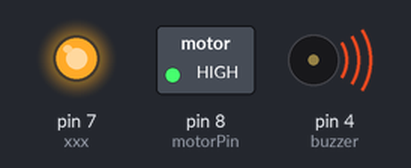
The sketch below on a simulated Arduino Uno, built with avr-gcc and run on an emulated ATmega328P. Parts: switched loads named in the sketch (green lamp = pin HIGH), output pins drawn as LEDs (lit = HIGH), buzzer (waves = sounding).

Above: at 0.1 s.
Timing chart, 0 to 1.6 s (numbered marks = the images above):
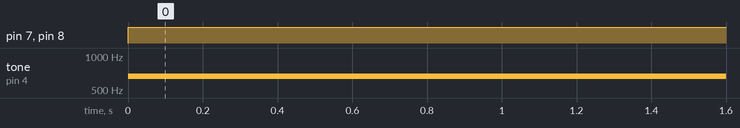

The sketch:

sketch_mar24a.ino
```cpp
#include "pitches.h"

// change this to make the song slower or faster
int tempo = 200;
int tempo2 = 144;
int tempo3 = 115;
int tempo4 = 140;
int tempoRR = 114;

// change this to whichever pin you want to use
int buzzer = 4;

// notes of the moledy followed by the duration.
// a 4 means a quarter note, 8 an eighteenth , 16 sixteenth, so on
// !!negative numbers are used to represent dotted notes,
// so -4 means a dotted quarter note, that is, a quarter plus an eighteenth!!
// int melody[] = {

//   // Super Mario Bros theme
//   // Score available at https://musescore.com/user/2123/scores/2145
//   // Theme by Koji Kondo

//   NOTE_E5,8, NOTE_E5,8, REST,8, NOTE_E5,8, REST,8, NOTE_C5,8, NOTE_E5,8, //1
//   NOTE_G5,4, REST,4, NOTE_G4,8, REST,4,
//   NOTE_C5,-4, NOTE_G4,8, REST,4, NOTE_E4,-4, // 3
//   NOTE_A4,4, NOTE_B4,4, NOTE_AS4,8, NOTE_A4,4,
//   NOTE_G4,-8, NOTE_E5,-8, NOTE_G5,-8, NOTE_A5,4, NOTE_F5,8, NOTE_G5,8,
//   REST,8, NOTE_E5,4,NOTE_C5,8, NOTE_D5,8, NOTE_B4,-4,
//   NOTE_C5,-4, NOTE_G4,8, REST,4, NOTE_E4,-4, // repeats from 3
//   NOTE_A4,4, NOTE_B4,4, NOTE_AS4,8, NOTE_A4,4,
//   NOTE_G4,-8, NOTE_E5,-8, NOTE_G5,-8, NOTE_A5,4, NOTE_F5,8, NOTE_G5,8,
//   REST,8, NOTE_E5,4,NOTE_C5,8, NOTE_D5,8, NOTE_B4,-4,


//   REST,4, NOTE_G5,8, NOTE_FS5,8, NOTE_F5,8, NOTE_DS5,4, NOTE_E5,8,//7
//   REST,8, NOTE_GS4,8, NOTE_A4,8, NOTE_C4,8, REST,8, NOTE_A4,8, NOTE_C5,8, NOTE_D5,8,
//   REST,4, NOTE_DS5,4, REST,8, NOTE_D5,-4,
//   NOTE_C5,2, REST,2,

//   REST,4, NOTE_G5,8, NOTE_FS5,8, NOTE_F5,8, NOTE_DS5,4, NOTE_E5,8,//repeats from 7
//   REST,8, NOTE_GS4,8, NOTE_A4,8, NOTE_C4,8, REST,8, NOTE_A4,8, NOTE_C5,8, NOTE_D5,8,
//   REST,4, NOTE_DS5,4, REST,8, NOTE_D5,-4,
//   NOTE_C5,2, REST,2,

//   NOTE_C5,8, NOTE_C5,4, NOTE_C5,8, REST,8, NOTE_C5,8, NOTE_D5,4,//11
//   NOTE_E5,8, NOTE_C5,4, NOTE_A4,8, NOTE_G4,2,

//   NOTE_C5,8, NOTE_C5,4, NOTE_C5,8, REST,8, NOTE_C5,8, NOTE_D5,8, NOTE_E5,8,//13
//   REST,1,
//   NOTE_C5,8, NOTE_C5,4, NOTE_C5,8, REST,8, NOTE_C5,8, NOTE_D5,4,
//   NOTE_E5,8, NOTE_C5,4, NOTE_A4,8, NOTE_G4,2,
//   NOTE_E5,8, NOTE_E5,8, REST,8, NOTE_E5,8, REST,8, NOTE_C5,8, NOTE_E5,4,
//   NOTE_G5,4, REST,4, NOTE_G4,4, REST,4,
//   NOTE_C5,-4, NOTE_G4,8, REST,4, NOTE_E4,-4, // 19

//   NOTE_A4,4, NOTE_B4,4, NOTE_AS4,8, NOTE_A4,4,
//   NOTE_G4,-8, NOTE_E5,-8, NOTE_G5,-8, NOTE_A5,4, NOTE_F5,8, NOTE_G5,8,
//   REST,8, NOTE_E5,4, NOTE_C5,8, NOTE_D5,8, NOTE_B4,-4,

//   NOTE_C5,-4, NOTE_G4,8, REST,4, NOTE_E4,-4, // repeats from 19
//   NOTE_A4,4, NOTE_B4,4, NOTE_AS4,8, NOTE_A4,4,
//   NOTE_G4,-8, NOTE_E5,-8, NOTE_G5,-8, NOTE_A5,4, NOTE_F5,8, NOTE_G5,8,
//   REST,8, NOTE_E5,4, NOTE_C5,8, NOTE_D5,8, NOTE_B4,-4,

//   NOTE_E5,8, NOTE_C5,4, NOTE_G4,8, REST,4, NOTE_GS4,4,//23
//   NOTE_A4,8, NOTE_F5,4, NOTE_F5,8, NOTE_A4,2,
//   NOTE_D5,-8, NOTE_A5,-8, NOTE_A5,-8, NOTE_A5,-8, NOTE_G5,-8, NOTE_F5,-8,

//   NOTE_E5,8, NOTE_C5,4, NOTE_A4,8, NOTE_G4,2, //26
//   NOTE_E5,8, NOTE_C5,4, NOTE_G4,8, REST,4, NOTE_GS4,4,
//   NOTE_A4,8, NOTE_F5,4, NOTE_F5,8, NOTE_A4,2,
//   NOTE_B4,8, NOTE_F5,4, NOTE_F5,8, NOTE_F5,-8, NOTE_E5,-8, NOTE_D5,-8,
//   NOTE_C5,8, NOTE_E4,4, NOTE_E4,8, NOTE_C4,2,

//   NOTE_E5,8, NOTE_C5,4, NOTE_G4,8, REST,4, NOTE_GS4,4,//repeats from 23
//   NOTE_A4,8, NOTE_F5,4, NOTE_F5,8, NOTE_A4,2,
//   NOTE_D5,-8, NOTE_A5,-8, NOTE_A5,-8, NOTE_A5,-8, NOTE_G5,-8, NOTE_F5,-8,

//   NOTE_E5,8, NOTE_C5,4, NOTE_A4,8, NOTE_G4,2, //26
//   NOTE_E5,8, NOTE_C5,4, NOTE_G4,8, REST,4, NOTE_GS4,4,
//   NOTE_A4,8, NOTE_F5,4, NOTE_F5,8, NOTE_A4,2,
//   NOTE_B4,8, NOTE_F5,4, NOTE_F5,8, NOTE_F5,-8, NOTE_E5,-8, NOTE_D5,-8,
//   NOTE_C5,8, NOTE_E4,4, NOTE_E4,8, NOTE_C4,2,
//   NOTE_C5,8, NOTE_C5,4, NOTE_C5,8, REST,8, NOTE_C5,8, NOTE_D5,8, NOTE_E5,8,
//   REST,1,

//   NOTE_C5,8, NOTE_C5,4, NOTE_C5,8, REST,8, NOTE_C5,8, NOTE_D5,4, //33
//   NOTE_E5,8, NOTE_C5,4, NOTE_A4,8, NOTE_G4,2,
//   NOTE_E5,8, NOTE_E5,8, REST,8, NOTE_E5,8, REST,8, NOTE_C5,8, NOTE_E5,4,
//   NOTE_G5,4, REST,4, NOTE_G4,4, REST,4,
//   NOTE_E5,8, NOTE_C5,4, NOTE_G4,8, REST,4, NOTE_GS4,4,
//   NOTE_A4,8, NOTE_F5,4, NOTE_F5,8, NOTE_A4,2,
//   NOTE_D5,-8, NOTE_A5,-8, NOTE_A5,-8, NOTE_A5,-8, NOTE_G5,-8, NOTE_F5,-8,

//   NOTE_E5,8, NOTE_C5,4, NOTE_A4,8, NOTE_G4,2, //40
//   NOTE_E5,8, NOTE_C5,4, NOTE_G4,8, REST,4, NOTE_GS4,4,
//   NOTE_A4,8, NOTE_F5,4, NOTE_F5,8, NOTE_A4,2,
//   NOTE_B4,8, NOTE_F5,4, NOTE_F5,8, NOTE_F5,-8, NOTE_E5,-8, NOTE_D5,-8,
//   NOTE_C5,8, NOTE_E4,4, NOTE_E4,8, NOTE_C4,2,

//   //game over sound
//   NOTE_C5,-4, NOTE_G4,-4, NOTE_E4,4, //45
//   NOTE_A4,-8, NOTE_B4,-8, NOTE_A4,-8, NOTE_GS4,-8, NOTE_AS4,-8, NOTE_GS4,-8,
//   NOTE_G4,8, NOTE_D4,8, NOTE_E4,-2,

// };

// int LOZmelody[] = {
//   //Based on the arrangement at https://www.flutetunes.com/tunes.php?id=169

//   NOTE_AS4,-2,  NOTE_F4,8,  NOTE_F4,8,  NOTE_AS4,8,//1
//   NOTE_GS4,16,  NOTE_FS4,16,  NOTE_GS4,-2,
//   NOTE_AS4,-2,  NOTE_FS4,8,  NOTE_FS4,8,  NOTE_AS4,8,
//   NOTE_A4,16,  NOTE_G4,16,  NOTE_A4,-2,
//   REST,1,

//   NOTE_AS4,4,  NOTE_F4,-4,  NOTE_AS4,8,  NOTE_AS4,16,  NOTE_C5,16, NOTE_D5,16, NOTE_DS5,16,//7
//   NOTE_F5,2,  NOTE_F5,8,  NOTE_F5,8,  NOTE_F5,8,  NOTE_FS5,16, NOTE_GS5,16,
//   NOTE_AS5,-2,  NOTE_AS5,8,  NOTE_AS5,8,  NOTE_GS5,8,  NOTE_FS5,16,
//   NOTE_GS5,-8,  NOTE_FS5,16,  NOTE_F5,2,  NOTE_F5,4,

//   NOTE_DS5,-8, NOTE_F5,16, NOTE_FS5,2, NOTE_F5,8, NOTE_DS5,8, //11
//   NOTE_CS5,-8, NOTE_DS5,16, NOTE_F5,2, NOTE_DS5,8, NOTE_CS5,8,
//   NOTE_C5,-8, NOTE_D5,16, NOTE_E5,2, NOTE_G5,8,
//   NOTE_F5,16, NOTE_F4,16, NOTE_F4,16, NOTE_F4,16,NOTE_F4,16,NOTE_F4,16,NOTE_F4,16,NOTE_F4,16,NOTE_F4,8, NOTE_F4,16,NOTE_F4,8,

//   NOTE_AS4,4,  NOTE_F4,-4,  NOTE_AS4,8,  NOTE_AS4,16,  NOTE_C5,16, NOTE_D5,16, NOTE_DS5,16,//15
//   NOTE_F5,2,  NOTE_F5,8,  NOTE_F5,8,  NOTE_F5,8,  NOTE_FS5,16, NOTE_GS5,16,
//   NOTE_AS5,-2, NOTE_CS6,4,
//   NOTE_C6,4, NOTE_A5,2, NOTE_F5,4,
//   NOTE_FS5,-2, NOTE_AS5,4,
//   NOTE_A5,4, NOTE_F5,2, NOTE_F5,4,

//   NOTE_FS5,-2, NOTE_AS5,4,
//   NOTE_A5,4, NOTE_F5,2, NOTE_D5,4,
//   NOTE_DS5,-2, NOTE_FS5,4,
//   NOTE_F5,4, NOTE_CS5,2, NOTE_AS4,4,
//   NOTE_C5,-8, NOTE_D5,16, NOTE_E5,2, NOTE_G5,8,
//   NOTE_F5,16, NOTE_F4,16, NOTE_F4,16, NOTE_F4,16,NOTE_F4,16,NOTE_F4,16,NOTE_F4,16,NOTE_F4,16,NOTE_F4,8, NOTE_F4,16,NOTE_F4,8

// };

// int melodyCant[] = {
//   // Cantina BAnd - Star wars
//   // Score available at https://musescore.com/user/6795541/scores/1606876
//   NOTE_B4,-4, NOTE_E5,-4, NOTE_B4,-4, NOTE_E5,-4,
//   NOTE_B4,8,  NOTE_E5,-4, NOTE_B4,8, REST,8,  NOTE_AS4,8, NOTE_B4,8,
//   NOTE_B4,8,  NOTE_AS4,8, NOTE_B4,8, NOTE_A4,8, REST,8, NOTE_GS4,8, NOTE_A4,8, NOTE_G4,8,
//   NOTE_G4,4,  NOTE_E4,-2,
//   NOTE_B4,-4, NOTE_E5,-4, NOTE_B4,-4, NOTE_E5,-4,
//   NOTE_B4,8,  NOTE_E5,-4, NOTE_B4,8, REST,8,  NOTE_AS4,8, NOTE_B4,8,

//   NOTE_A4,-4, NOTE_A4,-4, NOTE_GS4,8, NOTE_A4,-4,
//   NOTE_D5,8,  NOTE_C5,-4, NOTE_B4,-4, NOTE_A4,-4,
//   NOTE_B4,-4, NOTE_E5,-4, NOTE_B4,-4, NOTE_E5,-4,
//   NOTE_B4,8,  NOTE_E5,-4, NOTE_B4,8, REST,8,  NOTE_AS4,8, NOTE_B4,8,
//   NOTE_D5,4, NOTE_D5,-4, NOTE_B4,8, NOTE_A4,-4,
//   NOTE_G4,-4, NOTE_E4,-2,
//   NOTE_E4, 2, NOTE_G4,2,
//   NOTE_B4, 2, NOTE_D5,2,

//   NOTE_F5, -4, NOTE_E5,-4, NOTE_AS4,8, NOTE_AS4,8, NOTE_B4,4, NOTE_G4,4,

// };

int melodyTetris[] = {

  //Based on the arrangement at https://www.flutetunes.com/tunes.php?id=192

  NOTE_E5, 4,  NOTE_B4,8,  NOTE_C5,8,  NOTE_D5,4,  NOTE_C5,8,  NOTE_B4,8,
  NOTE_A4, 4,  NOTE_A4,8,  NOTE_C5,8,  NOTE_E5,4,  NOTE_D5,8,  NOTE_C5,8,
  NOTE_B4, -4,  NOTE_C5,8,  NOTE_D5,4,  NOTE_E5,4,
  NOTE_C5, 4,  NOTE_A4,4,  NOTE_A4,8,  NOTE_A4,4,  NOTE_B4,8,  NOTE_C5,8,

  NOTE_D5, -4,  NOTE_F5,8,  NOTE_A5,4,  NOTE_G5,8,  NOTE_F5,8,
  NOTE_E5, -4,  NOTE_C5,8,  NOTE_E5,4,  NOTE_D5,8,  NOTE_C5,8,
  NOTE_B4, 4,  NOTE_B4,8,  NOTE_C5,8,  NOTE_D5,4,  NOTE_E5,4,
  NOTE_C5, 4,  NOTE_A4,4,  NOTE_A4,4, REST, 4,

  NOTE_E5, 4,  NOTE_B4,8,  NOTE_C5,8,  NOTE_D5,4,  NOTE_C5,8,  NOTE_B4,8,
  NOTE_A4, 4,  NOTE_A4,8,  NOTE_C5,8,  NOTE_E5,4,  NOTE_D5,8,  NOTE_C5,8,
  NOTE_B4, -4,  NOTE_C5,8,  NOTE_D5,4,  NOTE_E5,4,
  NOTE_C5, 4,  NOTE_A4,4,  NOTE_A4,8,  NOTE_A4,4,  NOTE_B4,8,  NOTE_C5,8,

  NOTE_D5, -4,  NOTE_F5,8,  NOTE_A5,4,  NOTE_G5,8,  NOTE_F5,8,
  NOTE_E5, -4,  NOTE_C5,8,  NOTE_E5,4,  NOTE_D5,8,  NOTE_C5,8,
  NOTE_B4, 4,  NOTE_B4,8,  NOTE_C5,8,  NOTE_D5,4,  NOTE_E5,4,
  NOTE_C5, 4,  NOTE_A4,4,  NOTE_A4,4, REST, 4,


  NOTE_E5,2,  NOTE_C5,2,
  NOTE_D5,2,   NOTE_B4,2,
  NOTE_C5,2,   NOTE_A4,2,
  NOTE_GS4,2,  NOTE_B4,4,  REST,8,
  NOTE_E5,2,   NOTE_C5,2,
  NOTE_D5,2,   NOTE_B4,2,
  NOTE_C5,4,   NOTE_E5,4,  NOTE_A5,2,
  NOTE_GS5,2,

};


// int melodyRR[] = {

//   // Never Gonna Give You Up - Rick Astley
//   // Score available at https://musescore.com/chlorondria_5/never-gonna-give-you-up_alto-sax
//   // Arranged by Chlorondria

//   NOTE_D5,-4, NOTE_E5,-4, NOTE_A4,4, //1
//   NOTE_E5,-4, NOTE_FS5,-4, NOTE_A5,16, NOTE_G5,16, NOTE_FS5,8,
//   NOTE_D5,-4, NOTE_E5,-4, NOTE_A4,2,
//   NOTE_A4,16, NOTE_A4,16, NOTE_B4,16, NOTE_D5,8, NOTE_D5,16,
//   NOTE_D5,-4, NOTE_E5,-4, NOTE_A4,4, //repeat from 1
//   NOTE_E5,-4, NOTE_FS5,-4, NOTE_A5,16, NOTE_G5,16, NOTE_FS5,8,
//   NOTE_D5,-4, NOTE_E5,-4, NOTE_A4,2,
//   NOTE_A4,16, NOTE_A4,16, NOTE_B4,16, NOTE_D5,8, NOTE_D5,16,
//   REST,4, NOTE_B4,8, NOTE_CS5,8, NOTE_D5,8, NOTE_D5,8, NOTE_E5,8, NOTE_CS5,-8,
//   NOTE_B4,16, NOTE_A4,2, REST,4,

//   REST,8, NOTE_B4,8, NOTE_B4,8, NOTE_CS5,8, NOTE_D5,8, NOTE_B4,4, NOTE_A4,8, //7
//   NOTE_A5,8, REST,8, NOTE_A5,8, NOTE_E5,-4, REST,4,
//   NOTE_B4,8, NOTE_B4,8, NOTE_CS5,8, NOTE_D5,8, NOTE_B4,8, NOTE_D5,8, NOTE_E5,8, REST,8,
//   REST,8, NOTE_CS5,8, NOTE_B4,8, NOTE_A4,-4, REST,4,
//   REST,8, NOTE_B4,8, NOTE_B4,8, NOTE_CS5,8, NOTE_D5,8, NOTE_B4,8, NOTE_A4,4,
//   NOTE_E5,8, NOTE_E5,8, NOTE_E5,8, NOTE_FS5,8, NOTE_E5,4, REST,4,

//   NOTE_D5,2, NOTE_E5,8, NOTE_FS5,8, NOTE_D5,8, //13
//   NOTE_E5,8, NOTE_E5,8, NOTE_E5,8, NOTE_FS5,8, NOTE_E5,4, NOTE_A4,4,
//   REST,2, NOTE_B4,8, NOTE_CS5,8, NOTE_D5,8, NOTE_B4,8,
//   REST,8, NOTE_E5,8, NOTE_FS5,8, NOTE_E5,-4, NOTE_A4,16, NOTE_B4,16, NOTE_D5,16, NOTE_B4,16,
//   NOTE_FS5,-8, NOTE_FS5,-8, NOTE_E5,-4, NOTE_A4,16, NOTE_B4,16, NOTE_D5,16, NOTE_B4,16,

//   NOTE_E5,-8, NOTE_E5,-8, NOTE_D5,-8, NOTE_CS5,16, NOTE_B4,-8, NOTE_A4,16, NOTE_B4,16, NOTE_D5,16, NOTE_B4,16, //18
//   NOTE_D5,4, NOTE_E5,8, NOTE_CS5,-8, NOTE_B4,16, NOTE_A4,8, NOTE_A4,8, NOTE_A4,8,
//   NOTE_E5,4, NOTE_D5,2, NOTE_A4,16, NOTE_B4,16, NOTE_D5,16, NOTE_B4,16,
//   NOTE_FS5,-8, NOTE_FS5,-8, NOTE_E5,-4, NOTE_A4,16, NOTE_B4,16, NOTE_D5,16, NOTE_B4,16,
//   NOTE_A5,4, NOTE_CS5,8, NOTE_D5,-8, NOTE_CS5,16, NOTE_B4,8, NOTE_A4,16, NOTE_B4,16, NOTE_D5,16, NOTE_B4,16,

//   NOTE_D5,4, NOTE_E5,8, NOTE_CS5,-8, NOTE_B4,16, NOTE_A4,4, NOTE_A4,8,  //23
//   NOTE_E5,4, NOTE_D5,2, REST,4,
//   REST,8, NOTE_B4,8, NOTE_D5,8, NOTE_B4,8, NOTE_D5,8, NOTE_E5,4, REST,8,
//   REST,8, NOTE_CS5,8, NOTE_B4,8, NOTE_A4,-4, REST,4,
//   REST,8, NOTE_B4,8, NOTE_B4,8, NOTE_CS5,8, NOTE_D5,8, NOTE_B4,8, NOTE_A4,4,
//   REST,8, NOTE_A5,8, NOTE_A5,8, NOTE_E5,8, NOTE_FS5,8, NOTE_E5,8, NOTE_D5,8,

//   REST,8, NOTE_A4,8, NOTE_B4,8, NOTE_CS5,8, NOTE_D5,8, NOTE_B4,8, //29
//   REST,8, NOTE_CS5,8, NOTE_B4,8, NOTE_A4,-4, REST,4,
//   NOTE_B4,8, NOTE_B4,8, NOTE_CS5,8, NOTE_D5,8, NOTE_B4,8, NOTE_A4,4, REST,8,
//   REST,8, NOTE_E5,8, NOTE_E5,8, NOTE_FS5,4, NOTE_E5,-4,
//   NOTE_D5,2, NOTE_D5,8, NOTE_E5,8, NOTE_FS5,8, NOTE_E5,4,
//   NOTE_E5,8, NOTE_E5,8, NOTE_FS5,8, NOTE_E5,8, NOTE_A4,8, NOTE_A4,4,

//   REST,-4, NOTE_A4,8, NOTE_B4,8, NOTE_CS5,8, NOTE_D5,8, NOTE_B4,8, //35
//   REST,8, NOTE_E5,8, NOTE_FS5,8, NOTE_E5,-4, NOTE_A4,16, NOTE_B4,16, NOTE_D5,16, NOTE_B4,16,
//   NOTE_FS5,-8, NOTE_FS5,-8, NOTE_E5,-4, NOTE_A4,16, NOTE_B4,16, NOTE_D5,16, NOTE_B4,16,
//   NOTE_E5,-8, NOTE_E5,-8, NOTE_D5,-8, NOTE_CS5,16, NOTE_B4,8, NOTE_A4,16, NOTE_B4,16, NOTE_D5,16, NOTE_B4,16,
//   NOTE_D5,4, NOTE_E5,8, NOTE_CS5,-8, NOTE_B4,16, NOTE_A4,4, NOTE_A4,8,

//    NOTE_E5,4, NOTE_D5,2, NOTE_A4,16, NOTE_B4,16, NOTE_D5,16, NOTE_B4,16, //40
//   NOTE_FS5,-8, NOTE_FS5,-8, NOTE_E5,-4, NOTE_A4,16, NOTE_B4,16, NOTE_D5,16, NOTE_B4,16,
//   NOTE_A5,4, NOTE_CS5,8, NOTE_D5,-8, NOTE_CS5,16, NOTE_B4,8, NOTE_A4,16, NOTE_B4,16, NOTE_D5,16, NOTE_B4,16,
//   NOTE_D5,4, NOTE_E5,8, NOTE_CS5,-8, NOTE_B4,16, NOTE_A4,4, NOTE_A4,8,
//   NOTE_E5,4, NOTE_D5,2, NOTE_A4,16, NOTE_B4,16, NOTE_D5,16, NOTE_B4,16,

//   NOTE_FS5,-8, NOTE_FS5,-8, NOTE_E5,-4, NOTE_A4,16, NOTE_B4,16, NOTE_D5,16, NOTE_B4,16, //45
//   NOTE_A5,4, NOTE_CS5,8, NOTE_D5,-8, NOTE_CS5,16, NOTE_B4,8, NOTE_A4,16, NOTE_B4,16, NOTE_D5,16, NOTE_B4,16,
//   NOTE_D5,4, NOTE_E5,8, NOTE_CS5,-8, NOTE_B4,16, NOTE_A4,4, NOTE_A4,8,
//   NOTE_E5,4, NOTE_D5,2, NOTE_A4,16, NOTE_B4,16, NOTE_D5,16, NOTE_B4,16,
//   NOTE_FS5,-8, NOTE_FS5,-8, NOTE_E5,-4, NOTE_A4,16, NOTE_B4,16, NOTE_D5,16, NOTE_B4,16, //45

//   NOTE_A5,4, NOTE_CS5,8, NOTE_D5,-8, NOTE_CS5,16, NOTE_B4,8, NOTE_A4,16, NOTE_B4,16, NOTE_D5,16, NOTE_B4,16,
//   NOTE_D5,4, NOTE_E5,8, NOTE_CS5,-8, NOTE_B4,16, NOTE_A4,4, NOTE_A4,8,

//   NOTE_E5,4, NOTE_D5,2, REST,4
// };

// int melodySonic[] = {

//   // Gren Hill Zone - Sonic the Hedgehog
//   // Score available at https://musescore.com/user/248346/scores/461661
//   // Theme by Masato Nakamura, arranged by Teddy Mason

//   REST,2, NOTE_D5,8, NOTE_B4,4, NOTE_D5,8, //1
//   NOTE_CS5,4, NOTE_D5,8, NOTE_CS5,4, NOTE_A4,2,
//   REST,8, NOTE_A4,8, NOTE_FS5,8, NOTE_E5,4, NOTE_D5,8,
//   NOTE_CS5,4, NOTE_D5,8, NOTE_CS5,4, NOTE_A4,2,
//   REST,4, NOTE_D5,8, NOTE_B4,4, NOTE_D5,8,
//   NOTE_CS5,4, NOTE_D5,8, NOTE_CS5,4, NOTE_A4,2,

//   REST,8, NOTE_B4,8, NOTE_B4,8, NOTE_G4,4, NOTE_B4,8, //7
//   NOTE_A4,4, NOTE_B4,8, NOTE_A4,4, NOTE_D4,2,
//   REST,4, NOTE_D5,8, NOTE_B4,4, NOTE_D5,8,
//   NOTE_CS5,4, NOTE_D5,8, NOTE_CS5,4, NOTE_A4,2,
//   REST,8, NOTE_A4,8, NOTE_FS5,8, NOTE_E5,4, NOTE_D5,8,
//   NOTE_CS5,4, NOTE_D5,8, NOTE_CS5,4, NOTE_A4,2,

//   REST,4, NOTE_D5,8, NOTE_B4,4, NOTE_D5,8, //13
//   NOTE_CS5,4, NOTE_D5,8, NOTE_CS5,4, NOTE_A4,2,
//   REST,8, NOTE_B4,8, NOTE_B4,8, NOTE_G4,4, NOTE_B4,8,
//   NOTE_A4,4, NOTE_B4,8, NOTE_A4,4, NOTE_D4,8, NOTE_D4,8, NOTE_FS4,8,
//   NOTE_E4,-1,
//   REST,8, NOTE_D4,8, NOTE_E4,8, NOTE_FS4,-1,

//   REST,8, NOTE_D4,8, NOTE_D4,8, NOTE_FS4,8, NOTE_F4,-1, //20
//   REST,8, NOTE_D4,8, NOTE_F4,8, NOTE_E4,-1, //end 1

//   //repeats from 1

//   REST,2, NOTE_D5,8, NOTE_B4,4, NOTE_D5,8, //1
//   NOTE_CS5,4, NOTE_D5,8, NOTE_CS5,4, NOTE_A4,2,
//   REST,8, NOTE_A4,8, NOTE_FS5,8, NOTE_E5,4, NOTE_D5,8,
//   NOTE_CS5,4, NOTE_D5,8, NOTE_CS5,4, NOTE_A4,2,
//   REST,4, NOTE_D5,8, NOTE_B4,4, NOTE_D5,8,
//   NOTE_CS5,4, NOTE_D5,8, NOTE_CS5,4, NOTE_A4,2,

//   REST,8, NOTE_B4,8, NOTE_B4,8, NOTE_G4,4, NOTE_B4,8, //7
//   NOTE_A4,4, NOTE_B4,8, NOTE_A4,4, NOTE_D4,2,
//   REST,4, NOTE_D5,8, NOTE_B4,4, NOTE_D5,8,
//   NOTE_CS5,4, NOTE_D5,8, NOTE_CS5,4, NOTE_A4,2,
//   REST,8, NOTE_A4,8, NOTE_FS5,8, NOTE_E5,4, NOTE_D5,8,
//   NOTE_CS5,4, NOTE_D5,8, NOTE_CS5,4, NOTE_A4,2,

//   REST,4, NOTE_D5,8, NOTE_B4,4, NOTE_D5,8, //13
//   NOTE_CS5,4, NOTE_D5,8, NOTE_CS5,4, NOTE_A4,2,
//   REST,8, NOTE_B4,8, NOTE_B4,8, NOTE_G4,4, NOTE_B4,8,
//   NOTE_A4,4, NOTE_B4,8, NOTE_A4,4, NOTE_D4,8, NOTE_D4,8, NOTE_FS4,8,
//   NOTE_E4,-1,
//   REST,8, NOTE_D4,8, NOTE_E4,8, NOTE_FS4,-1,

//   REST,8, NOTE_D4,8, NOTE_D4,8, NOTE_FS4,8, NOTE_F4,-1, //20
//   REST,8, NOTE_D4,8, NOTE_F4,8, NOTE_E4,8, //end 2
//   NOTE_E4,-2, NOTE_A4,8, NOTE_CS5,8,
//   NOTE_FS5,8, NOTE_E5,4, NOTE_D5,8, NOTE_A5,-4,

// };

// sizeof gives the number of bytes, each int value is composed of two bytes (16 bits)
// there are two values per note (pitch and duration), so for each note there are four bytes
// int notesSonic = sizeof(melodySonic) / sizeof(melodySonic[0]) / 2;
// int notesRR = sizeof(melodyRR) / sizeof(melodyRR[0]) / 2;
int notesTetris = sizeof(melodyTetris)/sizeof(melodyTetris[0])/2;
// int notes = sizeof(melody) / sizeof(melody[0]) / 2;
// int notesLOZ = sizeof(LOZmelody) / sizeof(LOZmelody[0]) / 2;
// int notesCant = sizeof(melodyCant) / sizeof(melodyCant[0]) / 2;
int noters;

// int notesFunction(int tempos, int mellonys[]) {
//   noters = sizeof(mellonys) / sizeof(mellonys[0]) / 2;
//   int wholes = (60000 * 4) / tempos;
//   return noters, wholes;
// }

// this calculates the duration of a whole note in ms
// int wholenote = (60000 * 4) / tempo;
int wholenote2 = (60000 * 4) / tempo2;
// int wholenote3 = (60000 * 4) / tempo3;
// int wholenote4 = (60000 * 4) / tempo4;
// int wholenoteRR = (60000 * 4) / tempoRR;

int divider = 0, noteDuration = 0;

void Musicfunction(int notes, int wholenotes, int melodys[]) {
    divider = 0;
    noteDuration = 0;
    for (int thisNote = 0; thisNote < notes * 2; thisNote = thisNote + 2) {
    divider = melodys[thisNote + 1];
    if (divider > 0) {
      noteDuration = (wholenotes) / divider;
    } else if (divider < 0) {
      noteDuration = (wholenotes) / abs(divider);
      noteDuration *= 1.5;
    }
    tone(buzzer, melodys[thisNote], noteDuration * 0.9);
    delay(noteDuration);
    noTone(buzzer);
    }
  }


const int motorPin = 8;
const int xxx = 7;

void setup() {
  // iterate over the notes of the melody.
  // Remember, the array is twice the number of notes (notes + durations)
  pinMode(motorPin, OUTPUT);
  pinMode(xxx, OUTPUT);
}

void loop() {
  // put your main code here, to run repeatedly:

  divider = 0;
  noteDuration = 0;

  // Legends of Zelda
  //Musicfunction(notesLOZ, wholenote3, LOZmelody);
  //Musicfunction(notesTetris, wholenote2, melodyTetris);
  tone(buzzer, NOTE_E5, 0);
  digitalWrite(motorPin, HIGH);
  digitalWrite(xxx, HIGH);
  delay(333);
  // digitalWrite(motorPin, LOW);
  // delay(333);
  // digitalWrite(motorPin, HIGH);
  // delay(333);
  // noTone(buzzer);
  // digitalWrite(motorPin, LOW);
  // digitalWrite(xxx, LOW);
  // delay(333);
  // Musicfunction(notesRR, wholenoteRR, melodyRR);
  //Musicfunction(notes, wholenote, melody); /* Mario Song 0*/
  // Musicfunction(notesCant, wholenote4, melodyCant);
  // Musicfunction(notesSonic, wholenote4, melodySonic);


  // Musicfunction(notesFunction(melodySonic), wholenote4, melodySonic);

  // for (int thisNote = 0; thisNote < notesLOZ * 2; thisNote = thisNote + 2) {
  //   divider = LOZmelody[thisNote + 1];
  //   if (divider > 0) {
  //     noteDuration = (wholenote3) / divider;
  //   } else if (divider < 0) {
  //     noteDuration = (wholenote3) / abs(divider);
  //     noteDuration *= 1.5;
  //   }
  //   tone(buzzer, LOZmelody[thisNote], noteDuration*0.9);
  //   delay(noteDuration);
  //   noTone(buzzer);
  // }

  // divider = 0;
  // noteDuration = 0;

  // // Mos Eisley Cantina
  // for (int thisNote = 0; thisNote < notesCant * 2; thisNote = thisNote + 2) {
  //   divider = melodyCant[thisNote + 1];
  //   if (divider > 0) {
  //     noteDuration = (wholenote4) / divider;
  //   } else if (divider < 0) {
  //     noteDuration = (wholenote4) / abs(divider);
  //     noteDuration *= 1.5;
  //   }
  //   tone(buzzer, melodyCant[thisNote], noteDuration*0.9);
  //   delay(noteDuration);
  //   noTone(buzzer);
  // }

  // divider = 0;
  // noteDuration = 0;

  // // Tetris
  // for (int thisNote = 0; thisNote < notesTetris * 2; thisNote = thisNote + 2) {
  //   divider = melodyTetris[thisNote + 1];
  //   if (divider > 0) {
  //     noteDuration = (wholenote2) / divider;
  //   } else if (divider < 0) {
  //     noteDuration = (wholenote2) / abs(divider);
  //     noteDuration *= 1.5;
  //   }
  //   tone(buzzer, melodyTetris[thisNote], noteDuration*0.9);
  //   delay(noteDuration);
  //   noTone(buzzer);
  // }

  // divider = 0;
  // noteDuration = 0;

  // SUPER MARIO MELODY!!!
  // for (int thisNote = 0; thisNote < notes * 2; thisNote = thisNote + 2) {
  //   divider = melody[thisNote + 1];
  //   if (divider > 0) {
  //     noteDuration = (wholenote) / divider;
  //   } else if (divider < 0) {
  //     noteDuration = (wholenote) / abs(divider);
  //     noteDuration *= 1.5;
  //   }
  //   tone(buzzer, melody[thisNote], noteDuration * 0.9);
  //   delay(noteDuration);
  //   noTone(buzzer);
  // }

  // divider = 0;
  // noteDuration = 0;

  // // Rick Roll
  // for (int thisNote = 0; thisNote < notesRR * 2; thisNote = thisNote + 2) {
  //   divider = melodyRR[thisNote + 1];
  //   if (divider > 0) {
  //     noteDuration = (wholenoteRR) / divider;
  //   } else if (divider < 0) {
  //     noteDuration = (wholenoteRR) / abs(divider);
  //     noteDuration *= 1.5;
  //   }
  //   tone(buzzer, melodyRR[thisNote], noteDuration * 0.9);
  //   delay(noteDuration);
  //   noTone(buzzer);
  // }

// // Sonic
// for (int thisNote = 0; thisNote < notesSonic * 2; thisNote = thisNote + 2) {
//     divider = melodySonic[thisNote + 1];
//     if (divider > 0) {
//       noteDuration = (wholenote4) / divider;
//     } else if (divider < 0) {
//       noteDuration = (wholenote4) / abs(divider);
//       noteDuration *= 1.5;
//     }
//     tone(buzzer, melodySonic[thisNote], noteDuration * 0.9);
//     delay(noteDuration);
//     noTone(buzzer);
//   }
// Sonic notes - notesSonic
// Speed = wholenote4
// SonicMelody = melodySonic

}
```

Source omitted: pitches.h (1895 bytes)

Measured:
- by itself, pin 7 (xxx), pin 8 (motorPin): LOW → HIGH at 0.00 s
- by itself, tone on pin 4 (buzzer): silent → 659 Hz at 0.00 s
